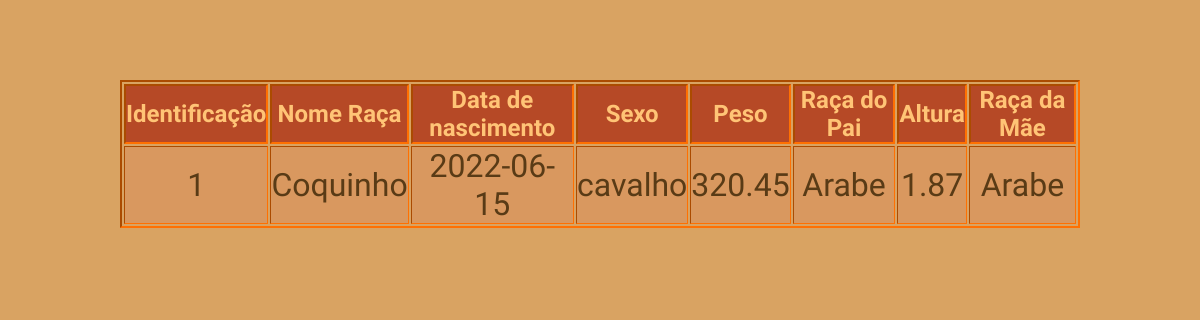
The app's page /listarCavalo.php with its own data.
### tables this page shows
CREATE TABLE `cavalo` (
  `Identificacao_cav` int(11) NOT NULL,
  `Nome_cav` varchar(30) DEFAULT NULL,
  `Raca_cav` varchar(30) DEFAULT NULL,
  `Datanasc_cav` date DEFAULT NULL,
  `Sexo_cav` varchar(20) DEFAULT NULL,
  `Peso` double DEFAULT NULL,
  `Racapai_cav` varchar(30) DEFAULT NULL,
  `Altura_cav` double DEFAULT NULL,
  `Racamae_cav` varchar(30) DEFAULT NULL
);

### persistence/Banco.php (called while the page is built, shortened)
<?php
class Banco
{
	private $conexao;
	function __construct()
	{
		$this->banco="farm";
		$this->url="localhost";
		$this->usuario="root";
		$this->senha="";
		$this->conexao=new mysqli($this->url,$this->usuario,$this->senha,$this->banco);
	}
	function consultar($sql){
		$teste=$this->conexao->query($sql);
		$num_linhas=$teste->num_rows;
		if($num_linhas>0){
			return $teste;
		}else{
			return false;
		}
	}
}
?>

### listarCavalo.php (the view)
<?php
require_once 'cabecalho.php';
require_once 'model/Cavalo.php';
$consulta=listarCavalo();
if(!$consulta){
	echo "<h5 id='texto'>Nenhum cavalo cadastrado!</h5>";
}else{
	echo "<table id='listarbicho'>";
	echo "<tr>";
	echo "<th> Identificação </th>";
	echo "<th> Nome </th";
	echo "<th> Raça </th>";
	echo "<th> Data de nascimento </th>";
	echo "<th> Sexo </th>";
	echo "<th> Peso </th>";
	echo "<th> Raça do Pai </th>";
	echo "<th> Altura </th>";
	echo "<th> Raça da Mãe </th>";
	echo "</tr>";
	while ($linha=$consulta->fetch_assoc()) {
		echo "<tr>";
		echo "<td>".$linha['Identificacao_cav']."</td>";
		echo "<td>".$linha['Nome_cav']."</td>";
		echo "<td>".$linha['Datanasc_cav']."</td>";
		echo "<td>".$linha['Sexo_cav']."</td>";
		echo "<td>".$linha['Peso']."</td>";
		echo "<td>".$linha['Racapai_cav']."</td>";
		echo "<td>".$linha['Altura_cav']."</td>";
		echo "<td>".$linha['Racamae_cav']."</td>";
		echo "</tr>";
	}
	echo "</table>";
}
?>
</body>
</html>

### css/principal.css (style rules this page uses)
* { padding: 0px; margin: 0px; }
body { background-color: #D9A362; }
#listarbicho { margin-top: 10vh; max-width: 80vw; margin-left: 10vw; border: 2px inset #FF7001; }
#listarbicho th { background-color: #B64926; text-align: center; font-family: 'News Cycle', sans-serif; font-size: 1.5rem; color: #FFC476; width: auto; border: 2px inset #FF7001; }
#listarbicho td { background-color: #D9985F; text-align: center; font-family: 'News Cycle', sans-serif; font-size: 2rem; color: #593B16; width: auto; border: 1px inset #FF7001; }

### records on screen
cavalo: Identificacao_cav "1", Nome_cav "Coquinho", Datanasc_cav "2022-06-15", Sexo_cav "cavalho", Peso "320.45", Racapai_cav "Arabe", Altura_cav "1.87", Racamae_cav "Arabe"
